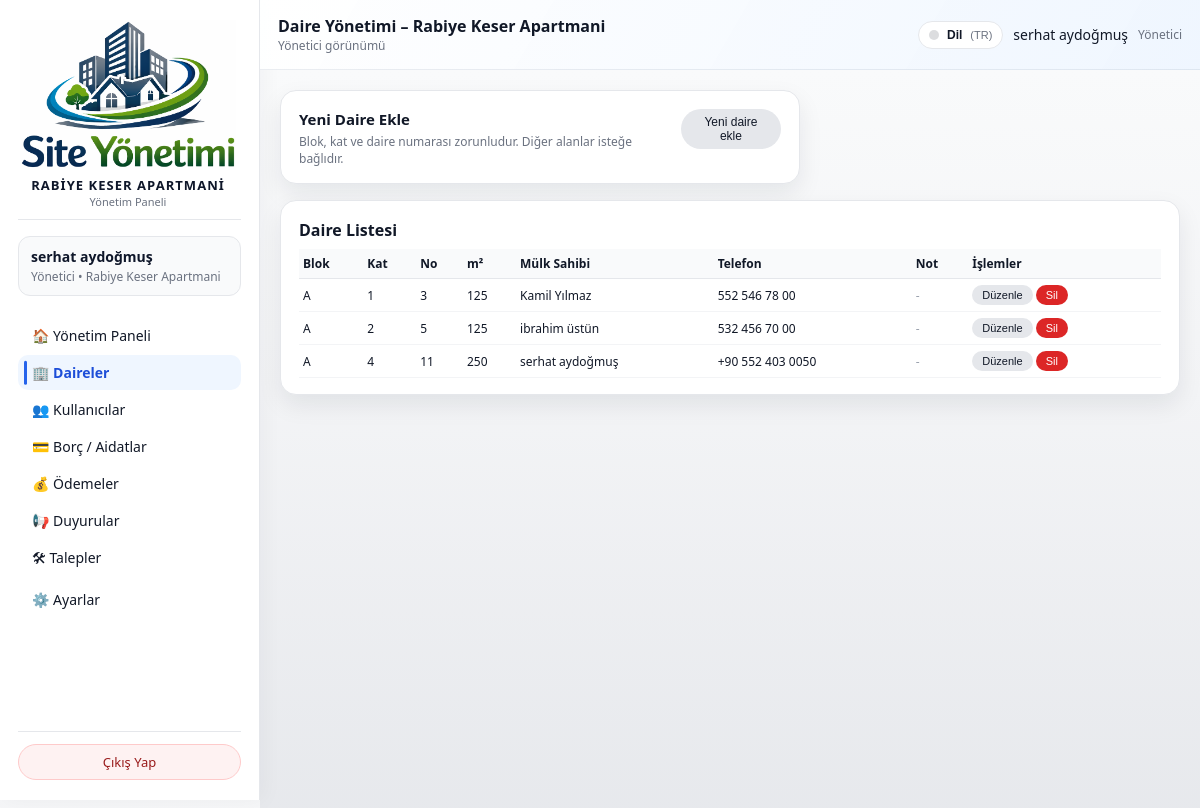
/admin/apartments (signed in), run on an earlier commit of the app's database.
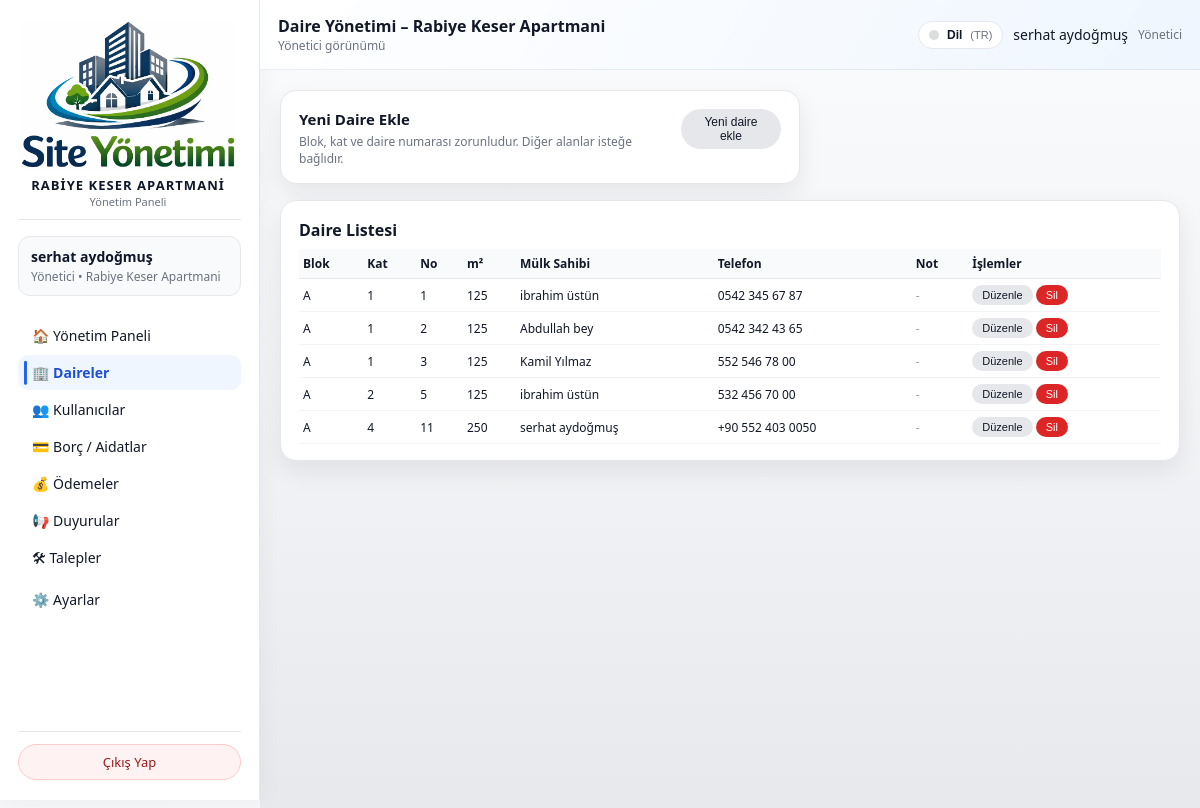
And on a later commit of the database.
### models/apartment_model.py (models this page shows, shortened)
class Apartment(db.Model):
    __tablename__ = "apartments"
    id = db.Column(db.Integer, primary_key=True)
    site_id = db.Column(db.Integer, db.ForeignKey("sites.id"), nullable=False)
    block = db.Column(db.String(50), nullable=False)
    floor = db.Column(db.String(20), nullable=False)
    number = db.Column(db.String(20), nullable=False)
    area_m2 = db.Column(db.Float, nullable=True)
    owner_name = db.Column(db.String(120))
    owner_phone = db.Column(db.String(32))
    notes = db.Column(db.Text)
    users = db.relationship("User", backref="apartment", lazy="dynamic")
    bills = db.relationship("Bill", backref="apartment", lazy="dynamic")
    payments = db.relationship("Payment", backref="apartment", lazy="dynamic")
    tickets = db.relationship("Ticket", backref="apartment", lazy="dynamic")

### routes/admin_routes.py (the view, shortened to what this page needs)
@admin_bp.route("/apartments", methods=["GET", "POST"])
@admin_required
def manage_apartments():
    admin_user = _get_current_admin()
    site_id = session.get("active_site_id") or (admin_user.site_id if admin_user else None)
    if not site_id:
        flash("Bu sayfayı kullanabilmek için bir siteye atanmış olmanız gerekiyor.", "error")
        return redirect(url_for("index"))
    apartments = []
    try:
        apartments = (
            Apartment.query
            .filter_by(site_id=site_id)
            .order_by(
                Apartment.block.asc(),
                Apartment.floor.asc(),
                Apartment.number.asc(),
            )
            .all()
        )
    except SQLAlchemyError as exc:
        current_app.logger.exception("Daire listesi alınamadı: %s", exc)
        flash("Daire listesi alınırken bir hata oluştu.", "error")
    return render_template("admin/daireler.html", apartments=apartments)

### routes/admin_routes.py (called while the page is built)
def admin_required(view_func):
    @wraps(view_func)
    def wrapped_view(*args, **kwargs):
        user_id = session.get("user_id")
        role = session.get("user_role")
        if not user_id:
            flash("Devam etmek için lütfen giriş yapın.", "info")
            return redirect(url_for("auth.login"))
        if role not in ("admin", "super_admin"):
            flash("Bu alana sadece yönetici kullanıcılar erişebilir.", "error")
            return redirect(url_for("index"))
        return view_func(*args, **kwargs)
    return wrapped_view

@admin_bp.app_context_processor
def inject_site_name():
    name = session.get("site_name")
    if not name:
        name = get_site_display_name()  # DB'den oku (SystemSetting)
        session["site_name"] = name
    return {"current_site_name": name}

def _get_current_admin():
    user_id = session.get("user_id")
    if not user_id:
        return None
    try:
        return User.query.get(user_id)
    except SQLAlchemyError as exc:
        current_app.logger.exception("Admin bilgisi alınamadı: %s", exc)
        return None

def get_site_display_name() -> str:
    default_name = "Site / Apartman"
    try:
        settings = SystemSetting.get_singleton()
        if settings and getattr(settings, "site_name", None):
            name = (settings.site_name or "").strip()
            if name:
                return name
    except SQLAlchemyError as exc:
        current_app.logger.exception("Site adı okunamadı: %s", exc)
    return default_name

@admin_bp.app_context_processor
def inject_site_name():
    name = session.get("site_name")
    if not name:
        name = get_site_display_name()  # DB'den oku (SystemSetting)
        session["site_name"] = name
    return {"current_site_name": name}

### templates/admin/daireler.html (shortened to what this page needs)
{% extends "base.html" %}
{% set LANG = session.get('lang','tr') %}
{% macro tp(k) -%}
  {{ I18N_PAGE.get(LANG, I18N_PAGE['tr']).get(k, I18N_PAGE['tr'].get(k, k)) }}
{%- endmacro %}
{% block topbar_title %}
  {{ tp('topbar_title') }}
  {% if session.active_site_name %}
    – {{ session.active_site_name }}
  {% elif current_site_name %}
    – {{ current_site_name }}
  {% endif %}
{% endblock %}
{% block content %}
<div class="dashboard-grid">
  <section>
    <div class="card card--compact">
      <div class="card-header-inline">
        <div>
          <h2 style="font-size:15px; margin:0 0 4px;">{{ tp('new_title') }}</h2>
          <p style="font-size:12px; color:#6b7280; margin:0;">
            {{ tp('new_desc') }}
          </p>
        </div>
        <button type="button"
                class="btn-mini btn-toggle-new-apt"
                aria-expanded="false">
        </button>
      </div>
    </div>
  </section>
  <section>
    <div class="card">
      <h2 style="font-size:16px; margin-bottom:8px;">{{ tp('list_title') }}</h2>
      {% if apartments %}
        <div style="width:100%; overflow-x:auto;">
          <table style="width:100%; border-collapse:collapse; font-size:12px;">
            <thead>
              <tr style="background:#f9fafb; border-bottom:1px solid #e5e7eb;">
                <th style="text-align:left; padding:6px 4px;">{{ tp('col_block') }}</th>
                <th style="text-align:left; padding:6px 4px;">{{ tp('col_floor') }}</th>
                <th style="text-align:left; padding:6px 4px;">{{ tp('col_no') }}</th>
                <th style="text-align:left; padding:6px 4px;">{{ tp('col_m2') }}</th>
                <th style="text-align:left; padding:6px 4px;">{{ tp('col_owner') }}</th>
                <th style="text-align:left; padding:6px 4px;">{{ tp('col_phone') }}</th>
                <th style="text-align:left; padding:6px 4px;">{{ tp('col_note') }}</th>
                <th style="text-align:left; padding:6px 4px;">{{ tp('col_actions') }}</th>
              </tr>
            </thead>
            <tbody>
              {% for apt in apartments %}
                <tr class="apt-row" data-apartment-id="{{ apt.id }}" style="border-bottom:1px solid #f3f4f6;">
                  <td data-field="block" style="padding:6px 4px; white-space:nowrap;">{{ apt.block }}</td>
                  <td data-field="floor" style="padding:6px 4px; white-space:nowrap;">{{ apt.floor }}</td>
                  <td data-field="number" style="padding:6px 4px; white-space:nowrap;">{{ apt.number }}</td>
                  <td data-field="area_m2" style="padding:6px 4px; white-space:nowrap;">
                    {% if apt.area_m2 %}
                      {{ "%.0f"|format(apt.area_m2) }}
                    {% else %}
                      <span style="color:#9ca3af;">{{ tp('dash') }}</span>
                    {% endif %}
                  </td>
                  <td data-field="owner_name" style="padding:6px 4px;">
                    {% if apt.owner_name %}
                      {{ apt.owner_name }}
                    {% else %}
                      <span style="color:#9ca3af;">{{ tp('not_specified') }}</span>
                    {% endif %}
                  </td>
                  <td data-field="owner_phone" style="padding:6px 4px; white-space:nowrap;">
                    {% if apt.owner_phone %}
                      {{ apt.owner_phone }}
                    {% else %}
                      <span style="color:#9ca3af;">{{ tp('dash') }}</span>
                    {% endif %}
                  </td>
                  <td data-field="notes" style="padding:6px 4px; max-width:200px;">
                    {% if apt.notes %}
                      <span style="display:inline-block; max-width:200px; white-space:nowrap; overflow:hidden; text-overflow:ellipsis;">
                        {{ apt.notes }}
                      </span>
                    {% else %}
                      <span style="color:#9ca3af;">{{ tp('dash') }}</span>
                    {% endif %}
                  </td>
                  <td style="padding:6px 4px; white-space:nowrap;">
                    <button type="button" class="btn-table btn-edit-apt">{{ tp('edit') }}</button>
                    <form method="post"
                          action="{{ url_for('admin.delete_apartment', apartment_id=apt.id) }}"
                          style="display:inline;">
                      <button type="submit"
                              class="btn-table btn-danger"
                              onclick="return confirm('{{ tp('confirm_delete') }}');">
                        {{ tp('delete') }}
                      </button>
                    </form>
                  </td>
                </tr>
              {% endfor %}
            </tbody>
          </table>
        </div>
      {% else %}
        <p style="font-size:13px; color:#6b7280;">{{ tp('no_apartments') }}</p>
      {% endif %}
    </div>
  </section>
</div>
{% endblock %}

### templates/base.html (shortened to what this page needs)
<!doctype html>
<html lang="{{ session.get('lang','tr') }}">
<head>
  <link rel="stylesheet" href="{{ url_for('static', filename='css/app.css') }}">
</head>
<body class="{% block body_class %}{% endblock %}">
{% set LANG = session.get('lang','tr') %}
{% macro t(k) -%}
  {{ I18N.get(LANG, I18N['tr']).get(k, I18N['tr'].get(k, k)) }}
{%- endmacro %}
<div class="layout">
  <aside class="sidebar" id="sidebar">
    {% set _role = session.get("user_role") %}
    {% set _active_site = session.get("active_site_name") %}
    {% set site_name = session.get("active_site_name")
      or (current_site_name if current_site_name is defined and current_site_name else t('default_brand_name')) %}
    {% if _role == "super_admin" and not _active_site %}
      {% set site_name = t('all_sites_global') %}
    {% endif %}
    <div class="sidebar__header">
      <div class="sidebar__logo-wrapper">
        <img
          src="{{ url_for('static', filename='logo1.png') }}"
          alt="Logo"
          class="sidebar__logo-img"
          style="width:220px; height:150px; object-fit:contain;"
        >
        <div class="sidebar__brand-block">
          <div class="sidebar__brand-title">
            {{ site_name }}
          </div>
          <div class="sidebar__brand-subtitle">
            {{ t('panel_title') }}
          </div>
        </div>
      </div>
    </div>
    <div class="sidebar__user">
      {% set user_name = session.get("user_name") %}
      {% set user_role = session.get("user_role") %}
      {% set active_site_name = session.get("active_site_name") %}
      {% set fallback_site_name = session.get("site_name", t('default_site_name')) %}
      {% if user_role == "super_admin" and not active_site_name %}
        {% set fallback_site_name = t('all_sites_global') %}
      {% endif %}
      <div class="sidebar__user-name">
        {% if user_name %}
          {{ user_name }}
        {% else %}
          {{ t('logged_in') }}
        {% endif %}
      </div>
      <div class="sidebar__user-role">
        {% if user_role == "admin" %}
          {{ t('role_admin_of') }} {{ active_site_name or fallback_site_name }}
        {% elif user_role == "resident" %}
          {{ t('role_resident_of') }} {{ active_site_name or fallback_site_name }}
        {% else %}
          {{ active_site_name or fallback_site_name }}
        {% endif %}
      </div>
    </div>
    <nav class="sidebar__nav">
      {% set endpoint = request.endpoint or "" %}
      {% if user_role == "admin" %}
        <a href="{{ url_for('admin.dashboard', lang=LANG) }}"
           class="sidebar__link {% if endpoint == 'admin.dashboard' %}sidebar__link--active{% endif %}">
          🏠 {{ t('menu_admin_dashboard') }}
        </a>
        <a href="{{ url_for('admin.manage_apartments', lang=LANG) }}"
           class="sidebar__link {% if endpoint == 'admin.manage_apartments' %}sidebar__link--active{% endif %}">
          🏢 {{ t('menu_apartments') }}
        </a>
        <a href="{{ url_for('admin.manage_users', lang=LANG) }}"
           class="sidebar__link {% if endpoint == 'admin.manage_users' %}sidebar__link--active{% endif %}">
          👥 {{ t('menu_users') }}
        </a>
        <a href="{{ url_for('admin.manage_bills', lang=LANG) }}"
           class="sidebar__link {% if endpoint == 'admin.manage_bills' or endpoint == 'admin.dues_summary' %}sidebar__link--active{% endif %}">
          💳 {{ t('menu_bills') }}
        </a>
        <a href="{{ url_for('admin.manage_payments', lang=LANG) }}"
           class="sidebar__link {% if endpoint == 'admin.manage_payments' %}sidebar__link--active{% endif %}">
          💰 {{ t('menu_payments') }}
        </a>
        <a href="{{ url_for('admin.manage_announcements', lang=LANG) }}"
           class="sidebar__link {% if endpoint == 'admin.manage_announcements' %}sidebar__link--active{% endif %}">
          📢 {{ t('menu_announcements') }}
        </a>
        <a href="{{ url_for('admin.manage_tickets', lang=LANG) }}"
           class="sidebar__link {% if endpoint == 'admin.manage_tickets' %}sidebar__link--active{% endif %}">
          🛠 {{ t('menu_tickets') }}
        </a>
        <a href="{{ url_for('admin.settings', lang=LANG) }}"
           class="sidebar__link {% if endpoint == 'admin.settings' %}sidebar__link--active{% endif %}">
          ⚙️ {{ t('menu_settings') }}
        </a>
      {% else %}
        <a href="{{ url_for('admin.dashboard', lang=LANG) }}"
           class="sidebar__link {% if endpoint == 'admin.dashboard' %}sidebar__link--active{% endif %}">
          🏠 {{ t('menu_admin_dashboard') }}
        </a>
      {% endif %}
    </nav>
    <div class="sidebar__footer">
      <a href="{{ url_for('auth.logout', lang=LANG) }}" class="sidebar__logout-btn">
        {{ t('logout') }}
      </a>
    </div>
  </aside>
  <div class="main">
    <header class="topbar">
      <div>
        <div class="topbar__title">
          {% block topbar_title %}{{ t('panel_title') }}{% endblock %}
        </div>
        <div class="topbar__subtitle">
          {% if user_role == "admin" %}
            {{ t('admin_view') }}
          {% elif user_role == "resident" %}
            {{ t('resident_view') }}
          {% else %}
            {{ t('system_view') }}
          {% endif %}
        </div>
      </div>
      <div class="topbar__user" style="display:flex; align-items:center; gap:10px;">
        <div class="lang-switch" id="langSwitch">
          <button type="button" class="lang-btn" id="langBtn" aria-haspopup="true" aria-expanded="false">
            <span class="lang-dot"></span>
            <span style="font-weight:600;">{{ t('language') }}</span>
            <span style="color:#6b7280; font-size:11px;">({{ LANG|upper }})</span>
          </button>
          {% set nxt = request.full_path %}
        </div>
        {% if user_name %}
          <span class="topbar__user-name">{{ user_name }}</span>
        {% endif %}
        {% if user_role %}
          <span class="topbar__user-role">
            {% if user_role == "admin" %}{{ t('role_admin') }}
            {% elif user_role == "resident" %}{{ t('role_resident') }}
            {% endif %}
          </span>
        {% endif %}
      </div>
    </header>
    <main class="content">
      {% block content %}{% endblock %}
    </main>
  </div>
</div>
</body>
</html>

### templates/base.html (style rules this page uses)
.lang-switch { position: relative; display: inline-flex; align-items: center; gap: 8px; }
.lang-btn { display: inline-flex; align-items: center; gap: 8px; padding: 6px 10px; border-radius: 999px; border: 1px solid #e5e7eb; background: #fff; cursor: pointer; font-size: 12px; color: #111827; white-space: nowrap; }
.lang-dot { width: 10px; height: 10px; border-radius: 999px; background: #111827; opacity: .15; }

### templates/admin/daireler.html (style rules this page uses)
.btn-table { padding: 4px 10px; border-radius: 999px; border: none; font-size: 11px; cursor: pointer; display: inline-flex; align-items: center; justify-content: center; gap: 4px; }
.btn-edit-apt { background: #e5e7eb; color: #111827; }
.btn-danger { background: #dc2626; color: #ffffff; }

What changed in the data, as far as the page shows it:
added Apartment: block "A", floor "1", number "1", area_m2 "125", owner_name "ibrahim üstün", owner_phone "0542 345 67 87", get "- Düzenle Sil"
added Apartment: block "A", floor "1", number "2", area_m2 "125", owner_name "Abdullah bey", owner_phone "0542 342 43 65", get "- Düzenle Sil"
